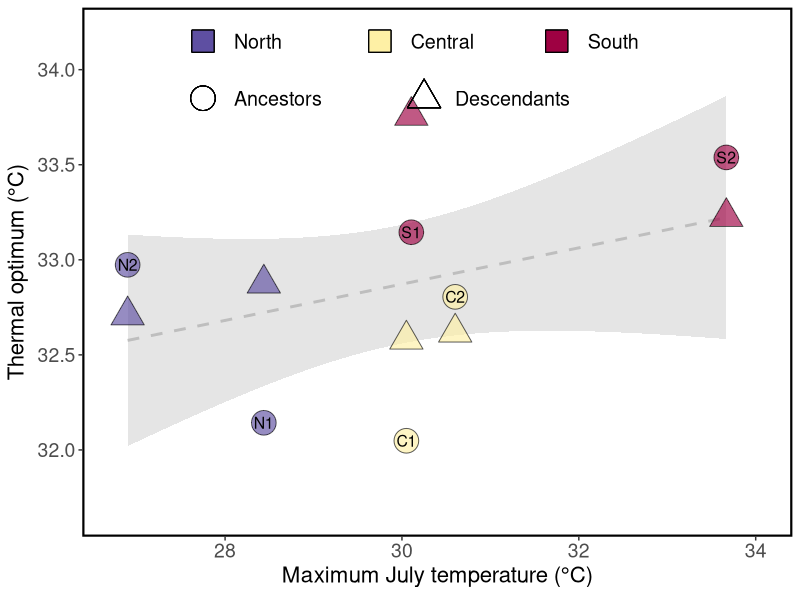
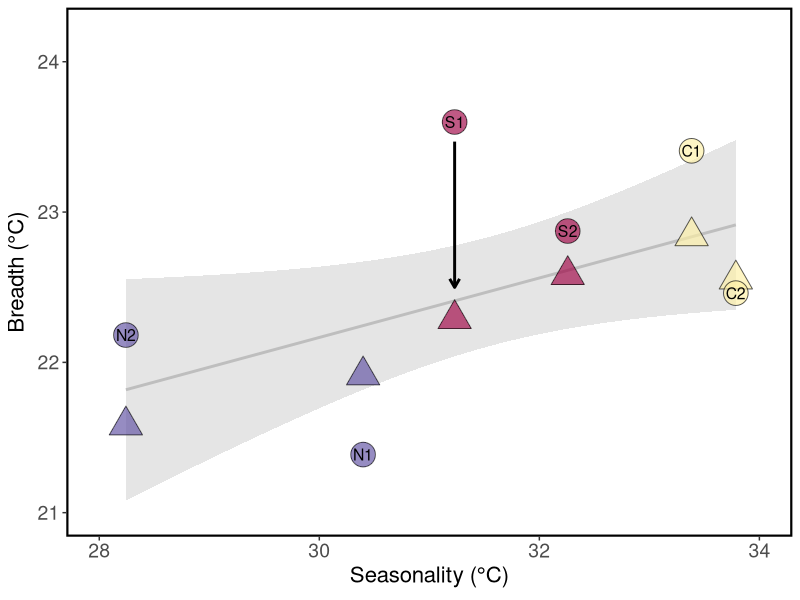

Write the R code that produced these figures, in order. (Note: this script raises an error after producing the figures.)

#### PROJECT: Mimulus cardinalis TPC project
#### PURPOSE: Determine if TPC parameters are 
####          correlated with climatic data 
#### AUTHOR: Rachel Wooliver
#### DATE LAST MODIFIED: 2020-02-15 by rcw


###########################
# load packages and specify settings
###########################
library(ggplot2)
library(tidyverse)
theme_set(theme_bw())


###########################
# read in the data
###########################
popBayes_params <- read.csv("Analysis output/group_mean_params_av_zinf.csv") # these are the parameters for the group-level Bayes model of family-averaged data
avJMT <- read.csv("Processed data/average JMT by pop.csv") # population-averaged july max temp with recent anomalies
avS <- read.csv("Processed data/average seasonality by pop.csv") # population-averaged seasonality with recent anomalies



###########################
# add JMT and seasonality means and mean anomalies to tpc parameter dataset
###########################
pop_params <- popBayes_params
pop_params$meanJMT <- rep(avJMT$meanJMT, 2)
pop_params$devJMT <- rep(avJMT$avDevJMT, 2)
pop_params$meanS <- rep(avS$meanS, 2)
pop_params$devS <- rep(avS$avDevS, 2)


###########################
# add region and redo region, year, and population columns as factors
###########################
pop_params$reg <- rep(rep(c("N", "C", "S"), each=2),2)
pop_params$reg <- as.factor(pop_params$reg)
pop_params$reg <- factor(pop_params$reg, levels(pop_params$reg)[c(2,1,3)])
pop_params$year <- as.factor(pop_params$year)
pop_params$Pop <- as.factor(pop_params$Pop)
pop_params$Pop <- factor(pop_params$Pop, levels(pop_params$Pop)[rev(c(3,4,1,2,5,6))])


###########################
# shapes for years
# 2010=circle, 2017=triangle
###########################
shapes <- c(21,24)


###########################
# create datasets by year
###########################
dat2010 <- pop_params[which(pop_params$year==2010),]
dat2017 <- pop_params[which(pop_params$year==2017),]







##################################################################
##### Fig 3 of TPC manuscript
##################################################################
palpha <- 0.65 # alpha of points
psize <- 8 # size of points
tsize <- 4 # size of population text
############################
# is topt related to historical July max temps? 
# test of divergence across space
############################

# model of topt across historical July max temps
# no effects of JMT, year, or their interaction
mod <- lm(maximaBT~meanJMT*year, data=pop_params)
anova(mod)
shapiro.test(residuals(mod)) # normally distributed residuals

# remove year from model
mod <- lm(maximaBT~meanJMT, data=pop_params)
anova(mod) # df=1,10; ss=0.47142 ; msq=0.47142  ;  f=1.9989 ; p=0.1878
round(summary(mod)$adj.r.squared,digits=3) # rsqadj=0.083
round(as.data.frame(summary(mod)$coefficients)$Estimate[2],digits=3) # b=0.095
shapiro.test(residuals(mod)) # normally distributed residuals

# remove temp from model
mod <- lm(maximaBT~year, data=pop_params)
anova(mod) # df=1,10; ss=0.10335; msq=0.10335;  f=0.379; p=0.5519
round(summary(mod)$adj.r.squared,digits=3) # rsqadj=-0.06
round(as.data.frame(summary(mod)$coefficients)$Estimate[2],digits=3) # b=0.186
shapiro.test(residuals(mod)) # normally distributed residuals



# plot
plot1Bayes <- ggplot(dat2010, aes(x=meanJMT, y=maximaBT)) + 
  geom_smooth(data=pop_params, method="lm", se=T, color="gray", fill="gray", size=1, alpha=0.4, linetype=2) + 
  geom_point(data=dat2017, aes(fill=reg), shape=shapes[2], color="black", size=psize, alpha=palpha) +
  geom_point(aes(fill=reg, shape=year), color="black", size=psize, alpha=palpha) + 
  guides(size = FALSE, fill=FALSE, shape=FALSE) +
  scale_fill_manual(values=c("#5E4FA2", "#FEF0A5", "#9E0142")) +
  scale_shape_manual(values=c(shapes)[1]) +
  labs(y=expression(paste("Thermal optimum (°C)")),
       x=expression(paste("Maximum July temperature (°C)"))) +
  annotate("text", label = c("North", "Central", "South"), y = 34.15, x = c(28.1,30.1,32.1), size = 5, colour = "black", hjust = 0) +
  geom_point(aes(y=34.15, x=27.75), shape=22, size=8, fill="#5E4FA2") +
  geom_point(aes(y=34.15, x=29.75), shape=22, size=8, fill="#FEF0A5") +
  geom_point(aes(y=34.15, x=31.75), shape=22, size=8, fill="#9E0142") +
  annotate("text", label = c("Ancestors", "Descendants"), y = 33.85, x = c(28.1,30.6), size = 5, colour = "black", hjust = 0) +
  geom_point(aes(y=33.85, x=27.75), shape=shapes[1], size=8) +
  geom_point(aes(y=33.85, x=30.25), shape=shapes[2], size=8) +
  xlim(c(26.75,34.05)) + ylim(c(31.67,34.2)) +
  theme_bw() +
  theme(axis.text=element_text(size=14), axis.title=element_text(size=16),
        legend.position = "none", panel.border = element_rect(colour = "black", fill=NA, size=1.5),
        strip.background = element_rect(colour=NA, fill=NA),
        strip.text.x = element_text(size=20, face="bold"),
        panel.grid.major = element_blank(), panel.grid.minor = element_blank()) +
  annotate("text", label = c("N1", "N2", "C1", "C2", "S1", "S2"), y = dat2010$maximaBT, x = dat2010$meanJMT, size = tsize, colour = "black")
  
  
  plot1Bayes
  
  
  


############################
# is B50 related to seasonality? 
# test of divergence across space
############################

# model of B50 across seasonality
# B50 increases with seasonality
# no effect of year or interaction between seasonality and year
mod <- lm(B50~meanS*year, data=pop_params)
anova(mod) 

# remove cohort
mod <- lm(B50~meanS, data=pop_params)
anova(mod) # df=1,10; ss=1.6625 ; msq=1.6625  ;  f=5.1997  ; p=0.04576
round(summary(mod)$adj.r.squared,digits=3) # rsqadj=0.276
round(as.data.frame(summary(mod)$coefficients)$Estimate[2],digits=3) # b=0.198
shapiro.test(residuals(mod)) # normally distributed residuals

# remove seasonality
mod <- lm(B50~year, data=pop_params)
anova(mod) # df=1,10; ss=0.3851  ; msq=0.3851    ;  f=0.8607   ; p=0.3754
round(summary(mod)$adj.r.squared,digits=3) # rsqadj= -0.013
round(as.data.frame(summary(mod)$coefficients)$Estimate[2],digits=3) # b= -0.358
shapiro.test(residuals(mod)) # normally distributed residuals


# plot
arrs <- data.frame(x=dat2010$meanS,
                   xend=dat2017$meanS,
                   y=dat2010$B50 + c(0,0,0,0,-0.13,0),
                   yend=dat2017$B50 + c(0,0,0,0,0.21,0))

plot2bBayes <- ggplot(dat2010, aes(x=meanS, y=B50)) + 
  geom_smooth(data=pop_params, method="lm", se=T, color="gray", fill="gray", size=1, alpha=0.4, linetype=1) +
  geom_point(data=dat2017, aes(fill=reg), shape=shapes[2], color="black", size=psize, alpha=palpha) +
  geom_segment(data = arrs[5,], aes(x=x, xend=xend, y=y, yend=yend), size = 1, color="black",
               arrow = arrow(length = unit(0.25, "cm"))) +
  xlim(c(28,34)) +
  ylim(c(21,24.2)) +
  geom_point(aes(fill=reg, shape=year), color="black", size=psize, alpha=palpha) + 
  guides(size = FALSE, fill=FALSE, shape=FALSE) +
  scale_fill_manual(values=c("#5E4FA2", "#FEF0A5", "#9E0142")) +
  scale_shape_manual(values=c(shapes)[1]) +
  labs(y=expression(paste("Breadth (°C)")),
       x=expression(paste("Seasonality (°C)"))) +
  theme(axis.text=element_text(size=14),
        axis.title.y=element_text(size=16),
        axis.title.x = element_text(size=16),
        #axis.text.y=element_blank(),
        legend.position = "none", 
        panel.border = element_rect(colour = "black", fill=NA, size=1.5),
        strip.background = element_rect(colour=NA, fill=NA),
        strip.text.x = element_text(size=20, face="bold"),
        panel.grid.major = element_blank(), 
        panel.grid.minor = element_blank()) +
  annotate("text", label = c("N1", "N2", "C1", "C2", "S1", "S2"), y = dat2010$B50, x = dat2010$meanS, size = tsize, colour = "black")


plot2bBayes





# plot climate vs. tpc parameter regressions 
# export tpc plot
ggsave("Figures/Figure 4_zinf.png", 
       ggarrange(plot1Bayes, plot2bBayes, ncol=2, nrow=1, labels = c("A","B"), font.label = list(size=18)), 
       height=4.5, width=10, dpi=600)

figure <- ggarrange(plot1Bayes, plot2bBayes, ncol=2, nrow=1, labels = c("A","B"), font.label = list(size=18))
pdf("Figures/Figure 4_zinf.pdf", height=4.5, width=10)
figure
dev.off()


